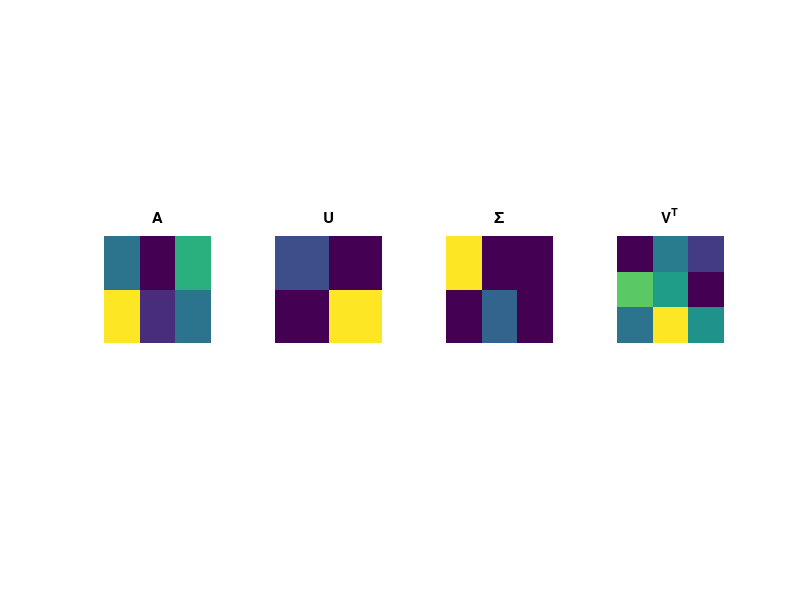
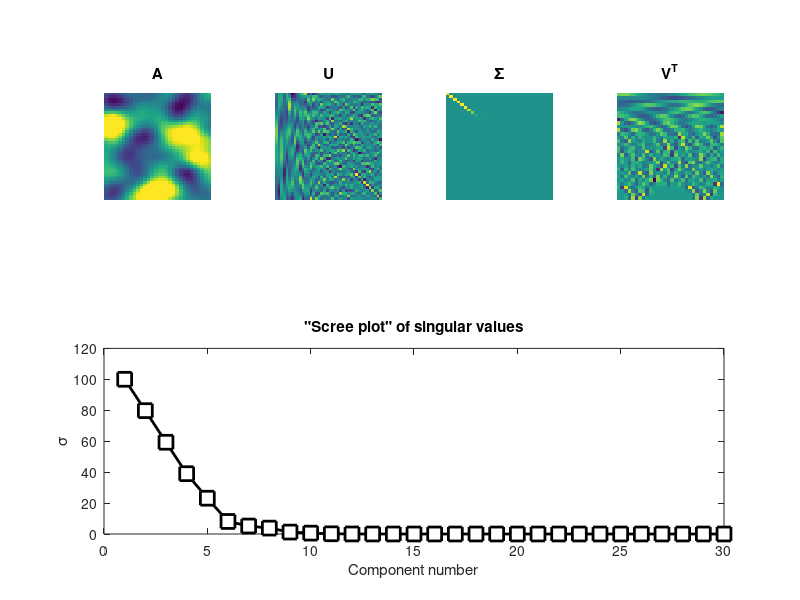
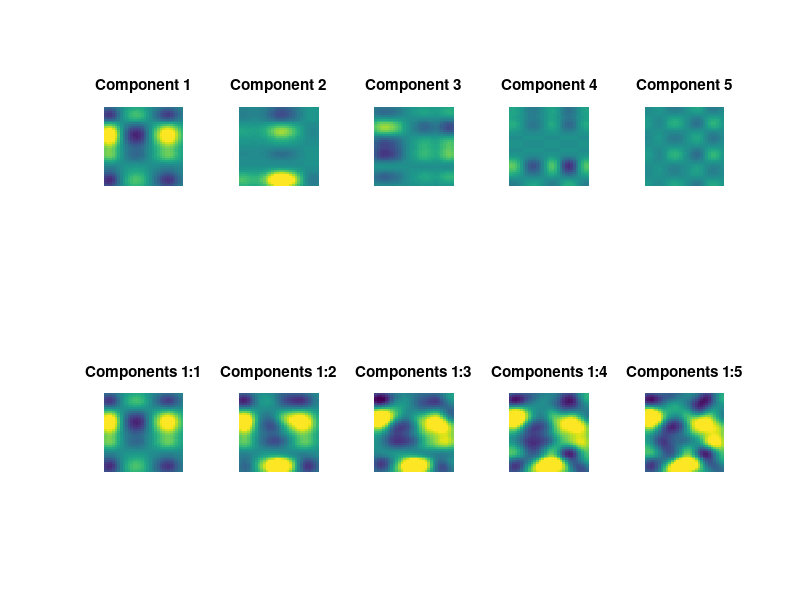
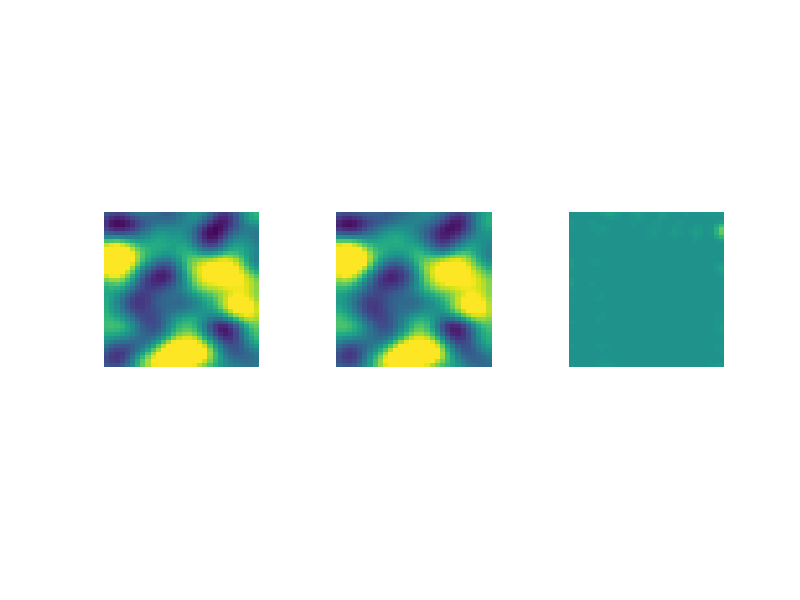

Write MATLAB code to recreate these figures, in order.
%%
%     COURSE: Linear algebra: theory and implementation
%    SECTION: Singular value decomposition
%      VIDEO: Singular value decomposition
% Instructor: sincxpress.com
% 
%%

% the matrix
A = [3 0 5; 8 1 3];

[U,S,V] = svd(A);

figure(1), clf
subplot(141), imagesc(A)
axis square, axis off, title('A')

subplot(142), imagesc(U)
axis square, axis off, title('U')

subplot(143), imagesc(S)
axis square, axis off, title('\Sigma')

subplot(144), imagesc(V')
axis square, axis off, title('V^T')

%%
%     COURSE: Linear algebra: theory and implementation
%    SECTION: Singular value decomposition
%      VIDEO: Relation between singular values and eigenvalues
% Instructor: sincxpress.com
% 
%%


%% case 1: eig(A'A) vs. svd(A)

A = [ 3 1 0; 1 1 0];

[ sort(nonzeros(eig(A'*A))) sort(svd(A)).^2 ]


%% case 2: eig(A'A) vs. svd(A'A)

[ sort(eig(A'*A)) sort(svd(A'*A)) ]

%% case 3a: eig(A) vs. svd(A), real-valued eigs

% need a square matrix for eig
A = [ 3 1 0; 1 1 0; 1 1 1];

[ sort(eig(A)) sort(svd(A)) ]

%% case 3b: eig(A) vs. svd(A), complex eigs

% random matrices are likely to give complex eigenvalues
A = randn(3);
[ sort(eig(A)) sort(svd(A)) ]



%%
%     COURSE: Linear algebra: theory and implementation
%    SECTION: Singular value decomposition
%      VIDEO: Spectral theory of matrices
% Instructor: sincxpress.com
% 
%%

% matrix sizes
m = 40;
n = 30;

% define a 2D Gaussian for smoothing
k = round((m+n)/4);
[X,Y] = meshgrid(linspace(-3,3,k));
g2d = exp( -(X.^2 + Y.^2)/(k/8) );


% matrix
A = conv2(randn(m,n),g2d,'same');

% SVD
[U,S,V] = svd(A);


% color limit based on matrix range
clim = [-.5 .5]*max(abs(A(:)));

% show the constituent matrices
figure(2), clf
subplot(241), imagesc(A)
axis square, axis off, title('A')
set(gca,'clim',clim)

subplot(242), imagesc(U)
axis square, axis off, title('U')

subplot(243), imagesc(S)
axis square, axis off, title('\Sigma')
set(gca,'clim',clim)

subplot(244), imagesc(V')
axis square, axis off, title('V^T')

subplot(212)
plot(diag(S),'ks-','linew',2,'markersize',10,'markerfacecolor','w')
xlabel('Component number'), ylabel('\sigma')
title('"Scree plot" of singular values')

%% now show the first 5 "layers" separately

figure(3), clf

rank1mats = zeros(5,m,n);

for i=1:5
    
    % create rank1 matrix
    rank1mats(i,:,:) = U(:,i)*S(i,i)*V(:,i)';
    
    subplot(2,5,i)
    imagesc(squeeze(rank1mats(i,:,:)))
    axis square, axis off
    set(gca,'clim',clim)
    title([ 'Component ' num2str(i) ])
    
    subplot(2,5,i+5)
    imagesc(squeeze(sum(rank1mats(1:i,:,:),1)))
    axis square, axis off
    set(gca,'clim',clim)
    title([ 'Components 1:' num2str(i) ])
end

%%
%     COURSE: Linear algebra: theory and implementation
%    SECTION: Singular value decomposition
%      VIDEO: SVD for low-rank approximations
% Instructor: sincxpress.com
% 
%%

%%% NOTE: run the code above to generate the data and SVD

% number of components (singular "layers") to keep
nComps = 5;

% reduced matrices
Ur = U(:,1:nComps);
Sr = S(1:nComps,1:nComps);
Vr = V(:,1:nComps);

% low-rank apporoximation
reconImage = Ur*Sr*Vr';

% rank (confirm same as nComps)
rank(reconImage)

% error map and percent difference from original matrix
errormap = (reconImage-A).^2;
pctdiff  = 100*norm(reconImage-A)/norm(A);

% show the results!
figure(4), clf
subplot(131), imagesc(A)
axis square, axis off
set(gca,'clim',clim)

subplot(132), imagesc(reconImage)
axis square, axis off
set(gca,'clim',clim)

subplot(133), imagesc(errormap)
axis square, axis off
set(gca,'clim',clim)


% put SVD results into structure (ease of size comparison)
mapRecn.U = Ur;
mapRecn.S = Sr;
mapRecn.V = Vr;

% get variable information
reconsize = whos('mapRecn');
origsize  = whos('A');

% display compression
disp([ num2str(100-100*reconsize.bytes/origsize.bytes) '% compression and ' ...
       num2str(pctdiff) '% error for r=' num2str(nComps) ' low-rank approximation.' ])
   

%%
%     COURSE: Linear algebra: theory and implementation
%    SECTION: Singular value decomposition
%      VIDEO: Convert singular values to percent variance
% Instructor: sincxpress.com
% 
%%

% matrix sizes
m = 40;
n = 30;

% define a 2D Gaussian for smoothing
k = round((m+n)/4);
[X,Y] = meshgrid(linspace(-3,3,k));
g2d = exp( -(X.^2 + Y.^2)/(k/8) );


% matrix
A = conv2(randn(m,n),g2d,'same');

%%

Ascaled = A*1;

% SVD (need only singular values)
s = svd(Ascaled);

% convert to percent variance
spct = 100*s/sum(s);

% plot the singular values for comparison
figure(6), clf
subplot(211)
plot(s,'ks-','linew',2,'markersize',10,'markerfacecolor','w')
xlabel('Component number'), ylabel('\sigma')
title('Raw singular values')

subplot(212)
plot(spct,'ks-','linew',2,'markersize',10,'markerfacecolor','w')
xlabel('Component number'), ylabel('\sigma (% of total)')
title('Percent-change-normalized singular values')


%%
%     COURSE: Linear algebra: theory and implementation
%    SECTION: Singular value decomposition
%      VIDEO: SVD, matrix inverse, and pseudoinverse
% Instructor: sincxpress.com
% 
%%


% the matrix
A = [ 1 2 3;
      1 2 4; % hint: change 2->0 for invertible matrix to test
      1 2 5];
  
% SVD
[U,S,V] = svd(A);

% pseudoinvert S
nonzeroels = S>eps; % find nonzero elements
S(nonzeroels) = 1./S(nonzeroels); % invert only those elements

% now pseudoinvert A
Ai = V*S*U';

% it's sortof close to I...?
Ai*A

% compute with MATLAB's pinv
[ Ai pinv(A) ]


%%
%     COURSE: Linear algebra: theory and implementation
%    SECTION: Singular value decomposition
%      VIDEO: Condition number of a matrix
% Instructor: sincxpress.com
% 
%%


% matrix sizes
m = 40;

% define a 2D Gaussian for smoothing
k     = round(m/2); % try denominators from .1 to 10
[X,Y] = meshgrid(linspace(-3,3,k));
g2d   = exp( -(X.^2 + Y.^2)/(k/8) );

% matrix
A = randn(m);
A = conv2(randn(m),g2d,'same');


% SVD (we need only the singular values,
%      not the singular vectors)
s = svd(A);

% compute condition number
condnum = s(1)/s(end);

% or let MATLAB do it:
%condnum = cond(A);

% show the matrix
figure(6), clf
subplot(211)
imagesc(A), axis square, axis off
title([ 'Condition number: ' num2str(condnum) ])

subplot(212)
plot(s,'ks-','linew',2,'markersize',10,'markerfacecolor','w')
xlabel('Component number'), ylabel('\sigma')
title('"Scree plot" of singular values')

%% sphere created from a 3x3 matrix to illustrate the "spread" idea

% the transformation matrix T
T = eye(3);
% T(end) = .5;

% create the spherical coordinates
[x,y,z] = sphere;

% impose the transformation matrix onto the sphere coordinates
M = [x(:) y(:) z(:)]';
TM = T*M;

% reshape back to new coordinates
xp = reshape(TM(1,:),[21 21]); % note: 21 is default resolution for sphere function
yp = reshape(TM(2,:),[21 21]);
zp = reshape(TM(3,:),[21 21]);

% and plot
figure(7), clf
surf(xp,yp,zp)
shading interp

axis([-1 1 -1 1 -1 1])
axis square, rotate3d on
title([ 'Transformation matrix \kappa: ' num2str(cond(T)) ])

%% done.

% Interested in more courses? See sincxpress.com 
% Use code MXC-DISC4ALL for the lowest price for all courses.
